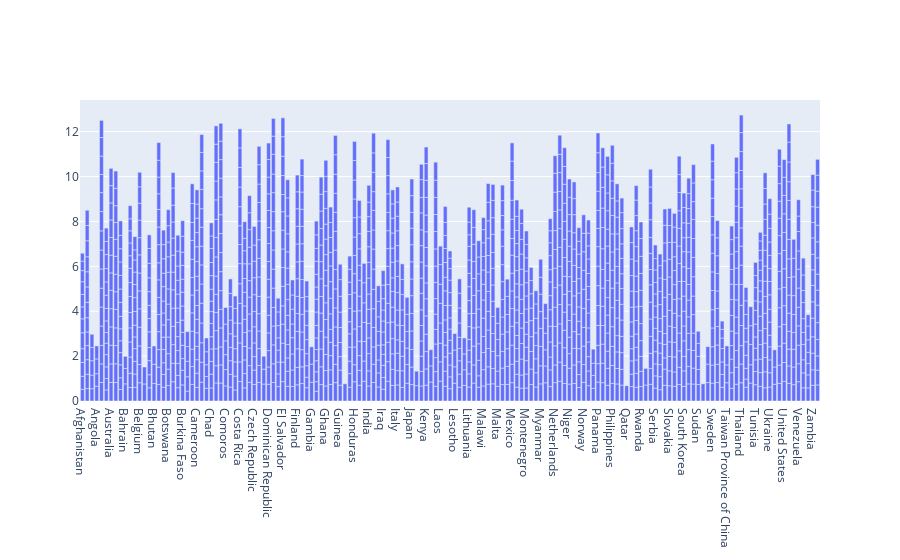

Write notebook code for a chart like this one.
### Code cell
import plotly.graph_objects as go
fig = go.Figure([go.Bar(x=deda['country_name'], y=deda['postve_affect'])])
fig.show()

### Figure 1 — Plotly figure (JSON) as saved in the notebook; plotly's stock layout.template omitted (floating-point values rounded to 4 significant figures; data arrays with more than 128 entries replaced by an {"elided": "..."} marker saying what was removed)
{"data": [{"type": "bar", "x": {"elided": "1708 str values"}, "y": {"elided": "1708 float values"}}], "layout": {}}
